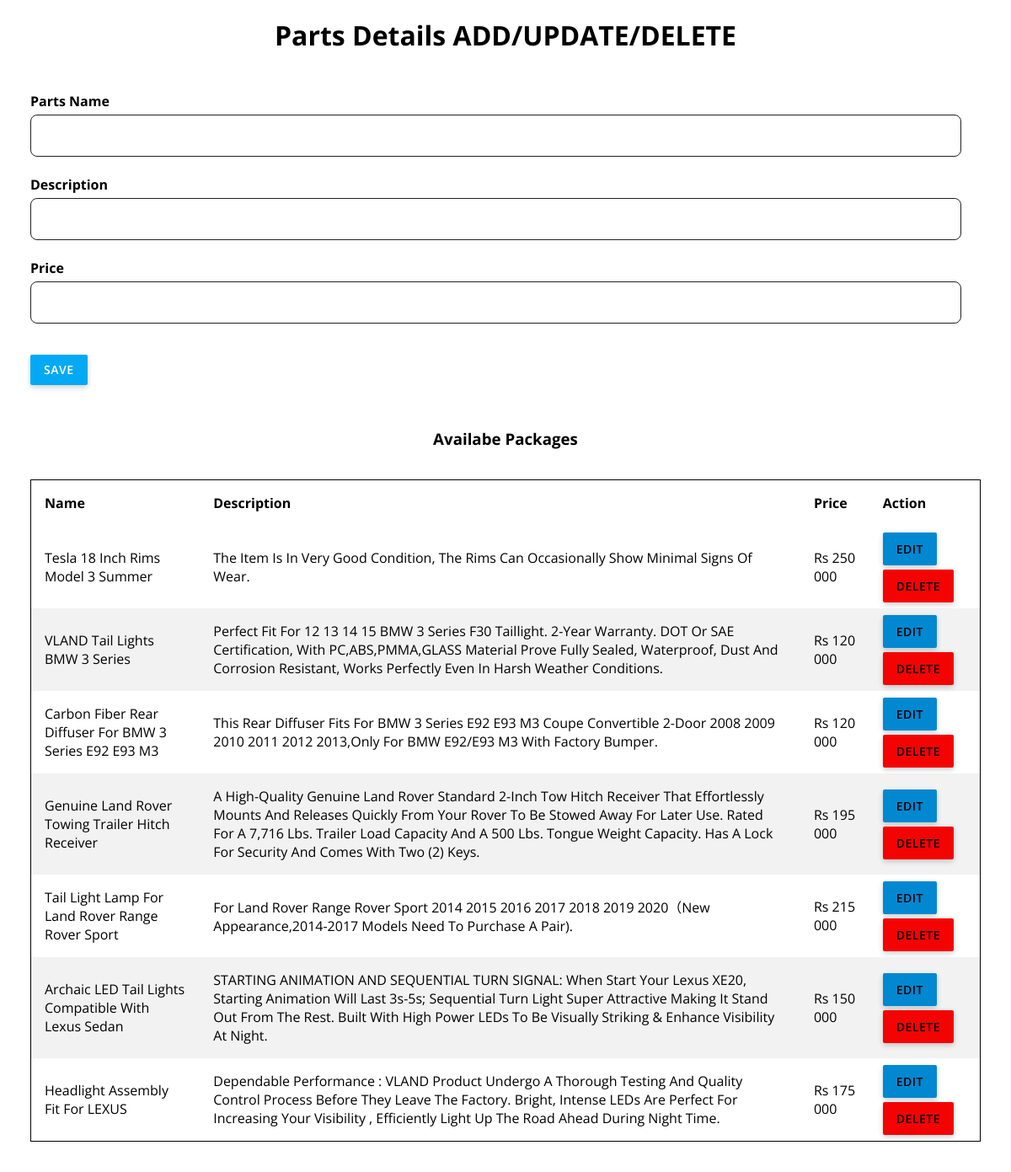
Screenshot of /admin/parts.php with the database file from the repository.
### tables this page shows
CREATE TABLE `parts` (
  `id` int NOT NULL AUTO_INCREMENT,
  `name` varchar(145) NOT NULL,
  `description` longtext NOT NULL,
  `price` varchar(45) NOT NULL,
  PRIMARY KEY (`id`)
);

### admin/parts-pro.php (called while the page is built, shortened)
<?php
$update = false;
$name = "";
$description = "";
$price = "";

### admin/parts.php (the view, shortened to what this page needs)
<?php
    require_once'parts-pro.php';
?>
<!DOCTYPE html>
<html lang="en">
<head>
    <link rel="stylesheet" href="index.css">
</head>
<body >
    <div>
        <h1>Parts Details ADD/UPDATE/DELETE</h1>
    </div>
    <form action="parts-pro.php" method="POST" class="container">
        <div>
            <label for="name"><b>Parts Name</b></label> <br>
            <input type="text" name="name"  value="<?php echo $name; ?>">
        </div>
        <div>
            <label for="description"><b>Description</b></label> <br>
            <input type="text" name="description" value="<?php echo $description; ?>">
        </div>
        <div>
        <label for="price"><b>Price</b></label> <br>
            <input type="textarea" name="price"  value="<?php echo $price; ?>">
        </div>
        <?php
            if($update == true){
        ?>
        <button type="submit" name="update"  class="update">Update</button>
        <?php
            }
            else{
        ?>
            <button type="submit" name="save"  class="save">Save</button>
        <?php
            }
        ?>
    </form>
    <?php
       $mysqli = new mysqli('localhost', 'root', 'As+s01galaxysa', 'csmotors')
       or die(mysqli_error($mysqli));
       $result = $mysqli->query("SELECT * FROM parts") or die($mysqli->error);
    ?>
    <div>
        <h3 style="text-align: center;">Availabe Packages</h3>
    </div>
    <div class="container2">
        <table>
            <thead>
                <tr>
                    <th>Name</th>
                    <th>Description</th>
                    <th>Price</th>
                    <th colspan="2">Action</th>
                </tr>
            </thead>
            <?php
                while($row = $result->fetch_assoc()){?>
                <tr>
                    <td><?php echo $row['name'];?></td>
                    <td><?php echo $row['description'];?></td>
                    <td><?php echo $row['price'];?></td>
                    <td>
                        <a href="car-basic.php?edit=<?php echo $row['id']; ?>" class="edit">Edit</a><br>
                        <br>
                        <a href="car-basic-pro.php?delete=<?php echo $row['id']; ?>" class="delete">Delete</a>
                    </td>
                </tr>
            <?php };?>
        </table>
    </div>
</body>
</html>

### admin/index.css (style rules this page uses)
* { font-family: 'Open Sans', sans-serif; margin: 0; padding: 0; box-sizing: border-box; border: none; text-decoration: none; text-transform: capitalize; }
html { overflow-x: hidden; }
h1 { text-align: center; margin: 10px 30px; padding: 10px; }
.container { position:-webkit-sticky; right: 0; margin: 20px; max-width: 100%; height: 100%; padding: 16px; border-radius: 5px; }
input { border-radius: 8px; width: 98%; color: rgb(0, 0, 0); padding: 15px; margin: 5px 0 22px 0; border: 1px solid #212121; background: #ffffff; }
.save { background: #03A9F4; padding: 10px 16px; width: auto; font-weight: 600; text-transform: uppercase; font-size: 14px; color: #fff; line-height: 16px; letter-spacing: 0.5px; border-radius: 2px; box-shadow: 0 2px 6px rgba(0,0,0,0.1), 0 3px 6px rgba(0,0,0,0.1); border: 0; outline: 0; margin: 15px 15px 15px 0; transition: all 0.25s; }
.container2 { position:relative; left: 0; margin: 20px; max-width: 100%; height: 100%; padding: 16px; background-color: white; border-radius: 5px; }
table { border-collapse: collapse; width: 100%; border: 1px solid rgb(0, 0, 0); }
th, td { text-align: left; padding: 16px; }
tr:nth-child(even) { background-color: #f2f2f2; }
.edit { background: #0288D1; padding: 10px 16px; width: auto; font-weight: 600; text-transform: uppercase; font-size: 14px; color: rgb(0, 0, 0); line-height: 16px; letter-spacing: 0.5px; border-radius: 2px; box-shadow: 0 2px 6px rgba(0,0,0,0.1), 0 3px 6px rgba(0,0,0,0.1); border: 0; outline: 0; margin: 15px 15px 15px 0; transition: all 0.25s; }
.delete { background: #f40303; padding: 10px 16px; width: auto; font-weight: 600; text-transform: uppercase; font-size: 14px; color: rgb(0, 0, 0); line-height: 16px; letter-spacing: 0.5px; border-radius: 2px; box-shadow: 0 2px 6px rgba(0,0,0,0.1), 0 3px 6px rgba(0,0,0,0.1); border: 0; outline: 0; margin: 15px 15px 15px 0; transition: all 0.25s; }

### rows the page displays
parts: name "Tesla 18 Inch Rims Model 3 Summer", description "The Item Is In Very Good Condition, The Rims Can Occasionally Show Minimal Signs Of Wear.", price "Rs 250 000"
parts: name "VLAND Tail Lights BMW 3 Series", description "Perfect Fit For 12 13 14 15 BMW 3 Series F30 Taillight. 2-Year Warranty. DOT Or SAE Certification, With PC,ABS,PMMA,GLASS Material Prove Fully Sealed, Waterproof, Dust And Corrosion Resistant, Works Perfectly Even In Harsh Weather Conditions.", price "Rs 120 000"
parts: name "Carbon Fiber Rear Diffuser For BMW 3 Series E92 E93 M3", description "This Rear Diffuser Fits For BMW 3 Series E92 E93 M3 Coupe Convertible 2-Door 2008 2009 2010 2011 2012 2013,Only For BMW E92/E93 M3 With Factory Bumper.", price "Rs 120 000"
parts: name "Genuine Land Rover Towing Trailer Hitch Receiver", description "A High-Quality Genuine Land Rover Standard 2-Inch Tow Hitch Receiver That Effortlessly Mounts And Releases Quickly From Your Rover To Be Stowed Away For Later Use. Rated For A 7,716 Lbs. Trailer Load Capacity And A 500 Lbs. Tongue Weight Capacity. Has A Lock For Security And Comes With Two (2) Keys.", price "Rs 195 000"
parts: name "Tail Light Lamp For Land Rover Range Rover Sport", description "For Land Rover Range Rover Sport 2014 2015 2016 2017 2018 2019 2020（New Appearance,2014-2017 Models Need To Purchase A Pair).", price "Rs 215 000"
parts: name "Archaic LED Tail Lights Compatible With Lexus Sedan", description "STARTING ANIMATION AND SEQUENTIAL TURN SIGNAL: When Start Your Lexus XE20, Starting Animation Will Last 3s-5s; Sequential Turn Light Super Attractive Making It Stand Out From The Rest. Built With High Power LEDs To Be Visually Striking & Enhance Visibility At Night.", price "Rs 150 000"
parts: name "Headlight Assembly Fit For LEXUS", description "Dependable Performance : VLAND Product Undergo A Thorough Testing And Quality Control Process Before They Leave The Factory. Bright, Intense LEDs Are Perfect For Increasing Your Visibility , Efficiently Light Up The Road Ahead During Night Time.", price "Rs 175 000"
